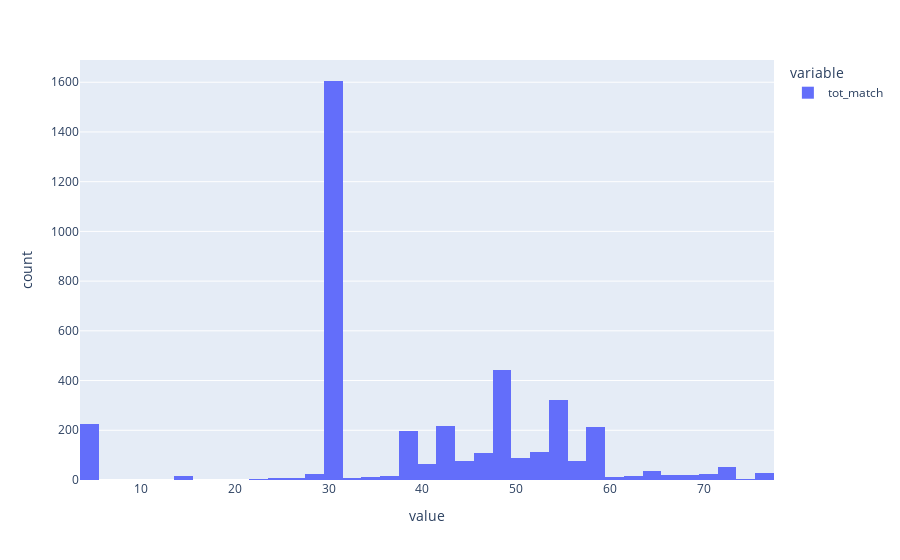

Source (notebook cell):
### Code cell
show_histogram(df_tourney_statistics, 'tot_match')

### Figure 1 — Plotly figure (JSON) as saved in the notebook; plotly's stock layout.template omitted (floating-point values rounded to 4 significant figures; data arrays with more than 128 entries replaced by an {"elided": "..."} marker saying what was removed)
{"data": [{"alignmentgroup": "True", "bingroup": "x", "hovertemplate": "variable=tot_match<br>value=%{x}<br>count=%{y}<extra></extra>", "legendgroup": "tot_match", "marker": {"color": "#636efa", "pattern": {"shape": ""}}, "name": "tot_match", "offsetgroup": "tot_match", "orientation": "v", "showlegend": true, "type": "histogram", "x": {"elided": "4058 int values"}, "xaxis": "x", "yaxis": "y"}], "layout": {"barmode": "relative", "legend": {"title": {"text": "variable"}, "tracegroupgap": 0}, "margin": {"t": 60}, "xaxis": {"anchor": "y", "domain": [0, 1], "title": {"text": "value"}}, "yaxis": {"anchor": "x", "domain": [0, 1], "title": {"text": "count"}}}}
